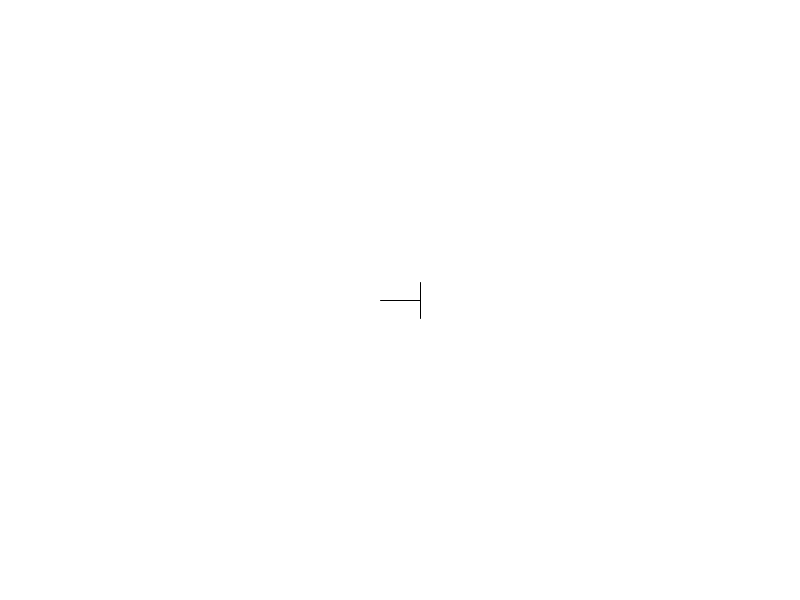
Frame 1 (no input)
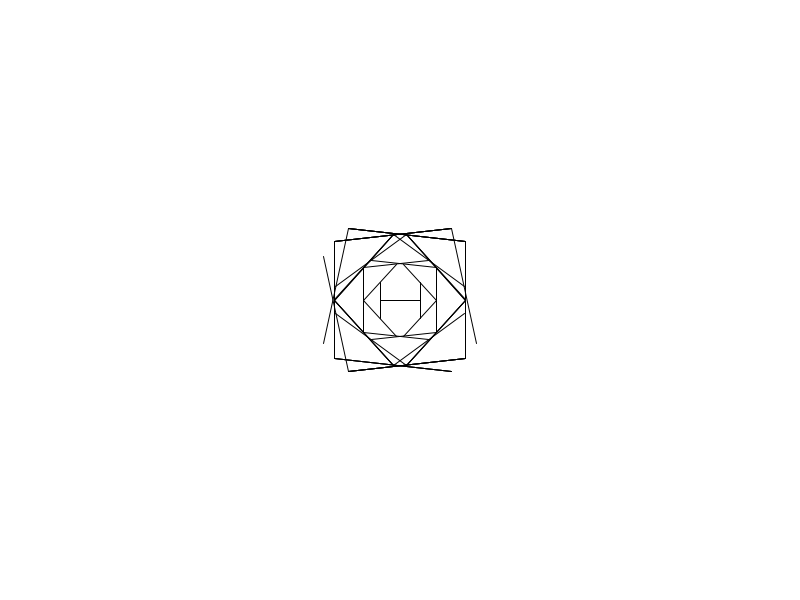
Frame 60 (the mouse pressed at the canvas centre just before this capture)
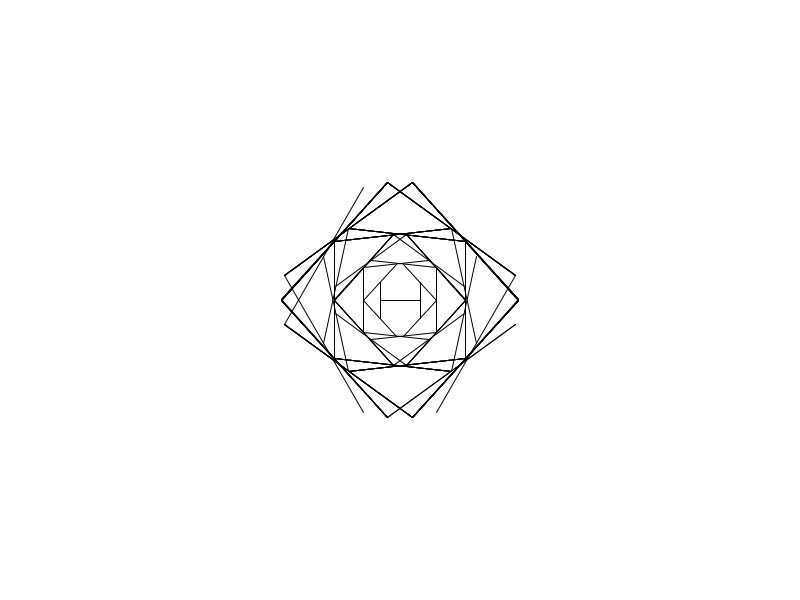
Frame 120 (the mouse held since frame 60 and released just before this capture)

The Processing sketch that drew these frames (run headless with seeded random() and noise(); from frame 60 on, the mouse is pressed at the canvas centre):

// Processing sketch: processing_62782
// ── processing_62782.pde

frac F;

void setup()
{
  size(800, 600);
  background(255);
  F=new frac();
}
void draw()
{
  F.show();
}

class frac
{
  ArrayList l;

  frac()
  {
    //print("\n"+width+" "+height);
    l = new ArrayList();

    PVector p = new PVector();
    p.x=width/2+20;
    p.y=height/2;

    l.add(p);

    PVector r = new PVector();
    r.x=width/2-20;
    r.y=height/2;

    l.add(r);

    p = (PVector) l.get(0);
    r = (PVector) l.get(1);

    //print("\n"+p.x+" "+p.y);
    //print("\n"+r.x+" "+r.y);

    stroke(0);
    line(p.x, p.y, r.x, r.y);
  }
  void show()
  {
    if (l.size()>0)
    {
      PVector p = (PVector)l.get(0);
      //print("\n"+l.size());
      //print(p.x+" "+p.y);
      PVector u = new PVector();
      u.x = p.x-width/2; 
      u.y = p.y-height/2;
      float a = atan2(p.y-height/2,p.x-width/2);
      l.remove(0);

      PVector r = new PVector();
      PVector q = new PVector();
      float b = 0.9;
      r.x = p.x - sin(a)*u.mag()*b;
      r.y = p.y + cos(a)*u.mag()*b;
      
      q.x = p.x + sin(a)*u.mag()*b;
      q.y = p.y - cos(a)*u.mag()*b;
      
      l.add(r); l.add(q);
      line(r.x,r.y,q.x,q.y);
    }
  }
}
